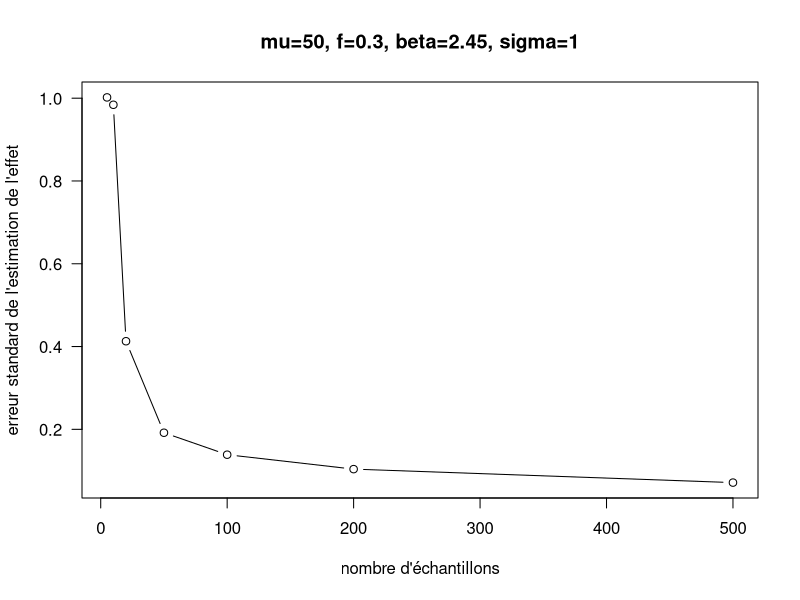

Reproduce this figure in R.
## ---- chunk 1
knitr::opts_chunk$set(echo = TRUE)
## ---- chunk 2
## create the vectors used to keep the results at the end
vec.n <- c(5, 10, 20, 50, 100, 200, 500)
vec.se.beta.hat <- rep(NA, length(vec.n))

calcGenoFreq <- function(maf){
  return(c((1 - maf)^2, 2 * (1 - maf) * maf, maf^2))
}

## set the inputs
set.seed(1234)
mu <- 50
f <- 0.3
beta <- 2.45
sigma <- 1

## "for" loop over the different sample sizes
for(i in 1:length(vec.n)){
  n <- vec.n[i]
  
  ## simulate data
  genotypes <- sample(x=c(0,1,2), size=n, replace=TRUE, prob=calcGenoFreq(f))
  errors <- rnorm(n=n, mean=0, sd=sigma)
  phenotypes <- mu + beta * genotypes + errors
  dat <- data.frame(x=genotypes, y=phenotypes)
  
  ## perform the inference
  fit <- lm(y ~ x, data=dat)
  
  ## extract the std error of beta-hat
  vec.se.beta.hat[i] <- summary(fit)$coefficients["x", "Std. Error"]
}

## plot the results
plot(vec.n, vec.se.beta.hat, type="b", las=1,
     xlab="nombre d'échantillons",
     ylab="erreur standard de l'estimation de l'effet",
     main=paste0("mu=", round(mu, 2),
                 ", f=", round(f, 2),
                 ", beta=", round(beta, 2),
                 ", sigma=", round(sigma, 2)))
